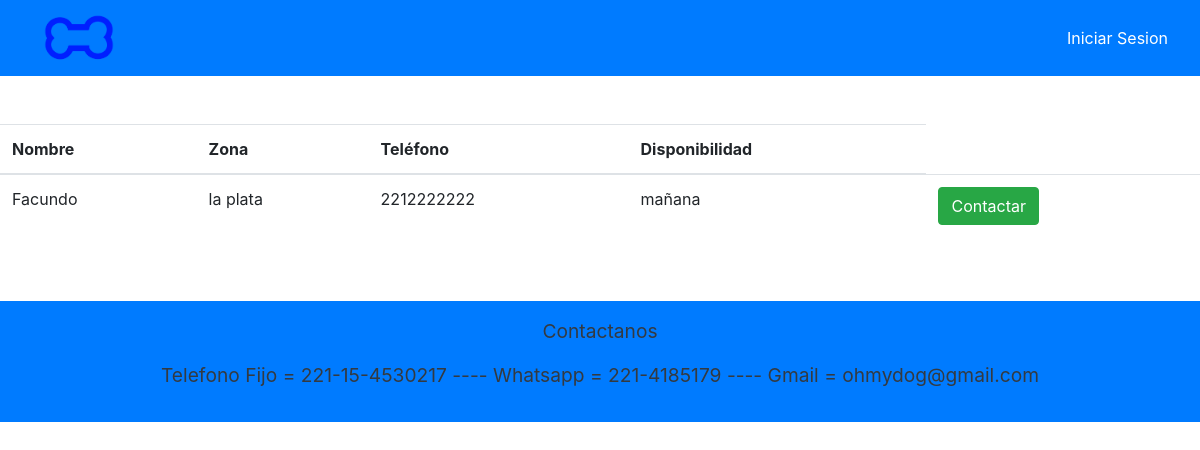
Page /cuidadores on the committed database.
### APP/models.py (models this page shows, shortened)
class Cuidador(models.Model):
    nombre = models.CharField(max_length=50)
    telefono = models.IntegerField()
    zona = models.CharField(max_length=20)
    disponibilidad = models.CharField(max_length=30)

### APP/views.py (the view)
# urls.py: path('cuidadores',views.listarCuidadores,name='cuidadores'),
def listarCuidadores(request):
    cuid = Cuidador.objects.all()
    context = {'context': cuid,
               'usuario': usuario}
    return render(request, 'paginas/listaCuidadores.html', context)

### APP/templates/paginas/listaCuidadores.html (shortened to what this page needs)
{% extends 'paginas/base.html' %}
{% load static %}
{% block contenido %}
<div class="d-flex justify-content-center flex-column align-items-center">
    {% if context|length == 0 %}
        <p>No hay Cuidadores Publicados</p>
    {% else %}
    <table class="table">
        <thead>
          <tr>
            <th>Nombre</th>
            <th>Zona</th>
            <th>Teléfono</th>
            <th>Disponibilidad</th>
          </tr>
        </thead>
        <tbody>
          {% for c in context %}
          <tr>
            <td>{{ c.nombre }}</td>
            <td>{{ c.zona }}</td>
            <td>{{ c.telefono }}</td>
            <td>{{ c.disponibilidad }}</td>
            <td>
                {% if usuario.esCliente %}
                    <a href="./contactarC/{{c.nombre}}/{{c.telefono}}" class="btn btn-success">Contactar</a>
                {% else %}
                    {% if usuario.esVeterinario %}
                        <a href="./borrarC/{{c.telefono}}" class="btn btn-danger">Borrar</a>
                    {% else %}
                        <a href="./contactarCVisit/{{c.nombre}}/{{c.telefono}}" class="btn btn-success">Contactar</a>
                    {% endif %}
                {% endif %}
            </td>
          </tr>
          {% endfor %}
        </tbody>
    </table>
    {% endif %}
</div>
{% endblock %}

### rows in the picture
Cuidador: nombre "Facundo", zona "la plata", telefono "2212222222", disponibilidad "mañana"
